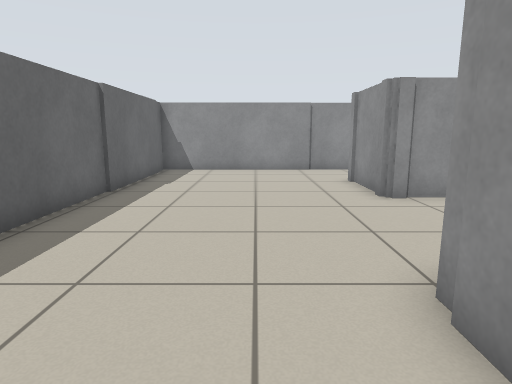
view 1 (above)

18 first-person views from a walk through a robot-simulator world made for Stage. The camera is 0.83 m above the floor, tilts 10° down and sees 75° across. The lines on the ground mark 1 m squares. The floor is counted in squares, 0.5 m on a side. Each view is taken from the middle of a square. On the plan, view 1 faces up. The plan holds only what a view shows up to about 16 squares ahead; the rest is blank. The robots in the file are not drawn.

view 2
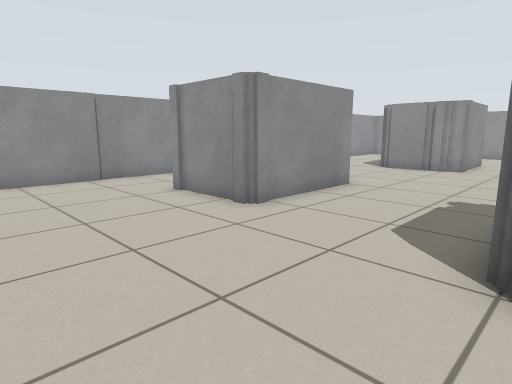

view 3
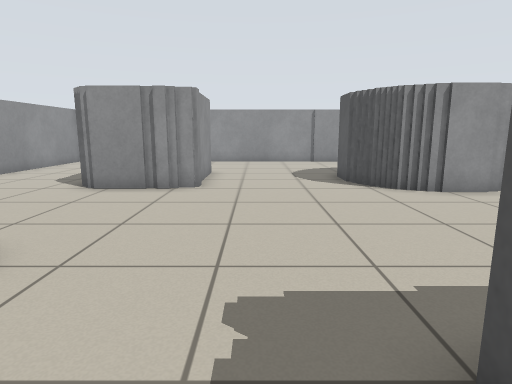

view 4
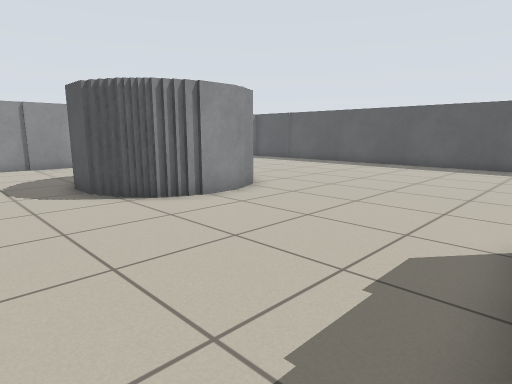

view 5
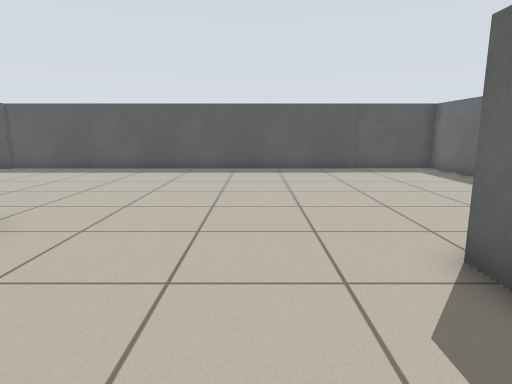

view 6
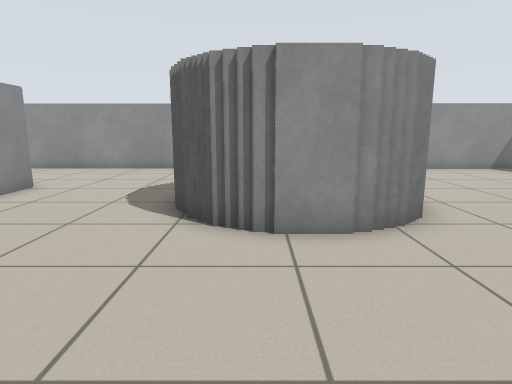

view 7
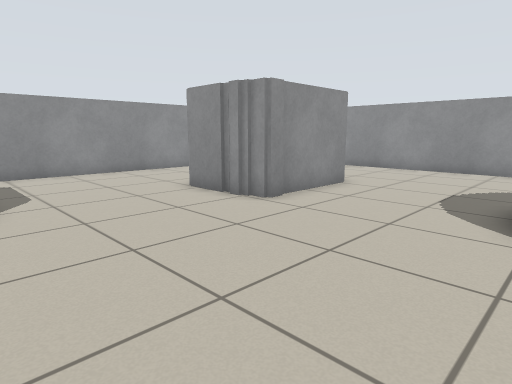

view 8
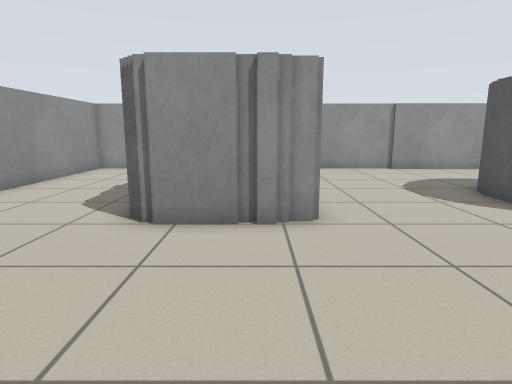

view 9
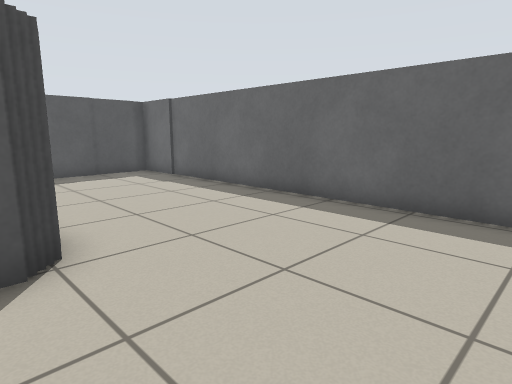

view 10
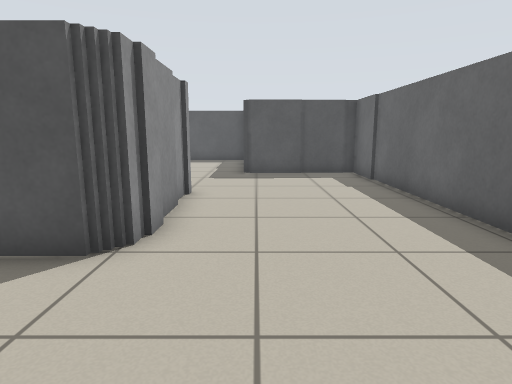

view 11
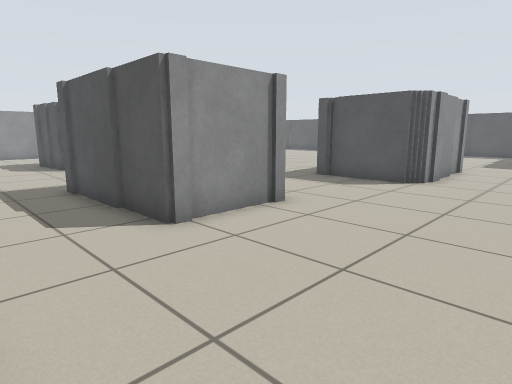

view 12
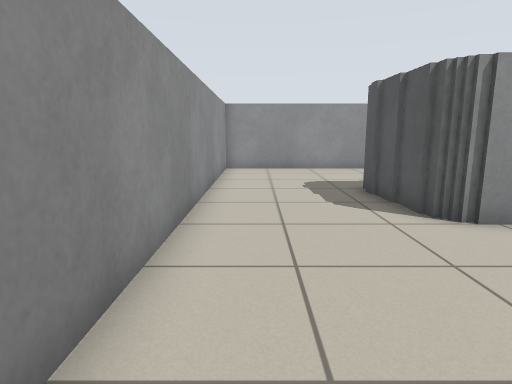

view 13
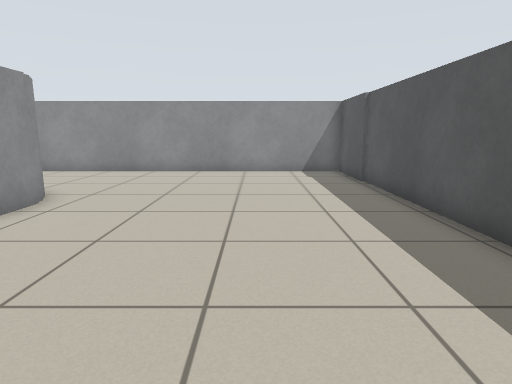

view 14
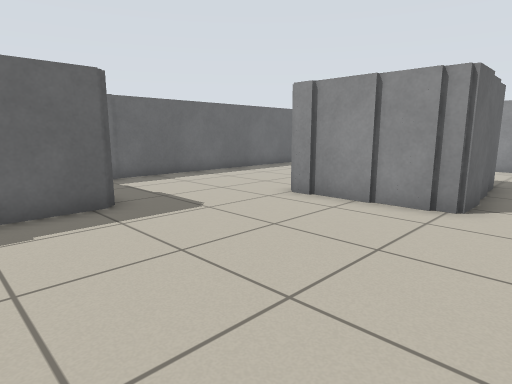

view 15
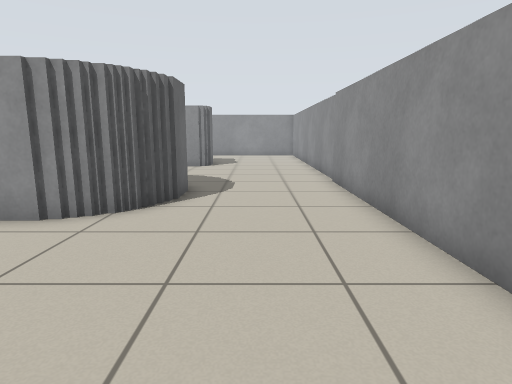

view 16
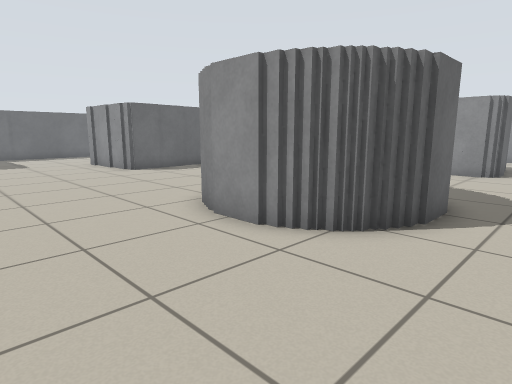

view 17
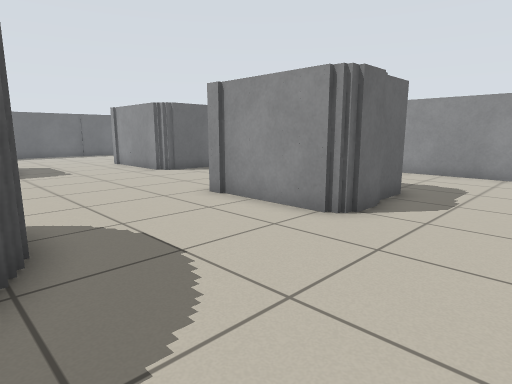

view 18
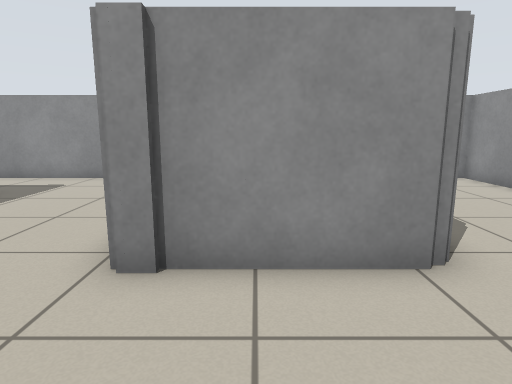

### Floor plan
Points are (right, up) in squares from view 1. A wall is a line through its corners. A room is listed if a view was taken in it or the views show most of it. See-through windows are left out.
Room 1 (views 1, 2, 3, 4, 5, 6, 7, 8, 9, 10, 11, 12, 13, 14, 15, 16, 17, 18)
walls: (6.3, 1.6) (6.3, 0.8); (6.3, 0.4) (6.3, -1.4) (2.6, -1.4); (13.6, 0) (13.6, 0.6); (6, 3.1) (6, 2.2); (14, 0.5) (14, 1.1); (14.4, 1.5) (15.2, 1.5); (15.1, 1.9) (17.2, 1.9); (13.4, -2) (13.4, 0.1); (13.6, -2.5) (13.6, -2); (14, -3) (14, -2.5); (14, 7.2) (14, 10.2); (8.1, 8.6) (3.4, 8.6) (3.4, 11.9) (8, 11.9); (15.1, -3.4) (14.4, -3.4); (2.8, -1.6) (2, -1.6); (2.1, 3.7) (6, 3.7); (1.7, 1.9) (1.7, 3.2); (1.7, 0.2) (1.7, 1.6); (2, -1.1) (2, -0.1); (8.6, 10.8) (8.6, 8.8) (8, 8.8); (1.7, -1.5) (1.7, -1); (17.2, -3.8) (15.5, -3.8); (19, -0.2) (19, -2); (18.6, -1.9) (18.6, -2.5); (18.4, -2.4) (18.4, -3.2) (17.8, -3.2); (17.9, -3.4) (17.1, -3.4); (14.4, 10.6) (17, 10.6); (18.4, 7.5) (18.4, 6.9) (14.2, 6.9) (14.2, 7.4); (7.9, 12.2) (8.5, 12.2); (18.6, 8.4) (18.6, 7.4); (16.9, 10.9) (17.5, 10.9); (18.4, 10.4) (18.4, 8.5); (0.5, -9.6) (0.5, -12.8) (23.7, -12.8) (23.7, 15.4) (-4.3, 15.4) (-4.3, -6.2); (-3.8, -5.9) (0.5, -5.9) (0.5, -8.1)

Where each view was taken, in squares from view 1:
view 1: 0 up, 0 right, facing up
view 2: 3 up, 2 left, facing up-right
view 3: 5 up, 4 right, facing right
view 4: 5 up, 6 right, facing down-right
view 5: 3 up, 9 right, facing down
view 6: 0 up, 8 right, facing right
view 7: 1 up, 8 right, facing up-right
view 8: 8 up, 8 right, facing right
view 9: 8 up, 3 right, facing down-left
view 10: 8 up, 0 right, facing down
view 11: 15 up, 2 left, facing down-right
view 12: 14 up, 8 right, facing right
view 13: 9 down, 9 right, facing right
view 14: 9 down, 8 right, facing up-left
view 15: 10 down, 21 right, facing up
view 16: 8 down, 21 right, facing up-left
view 17: 1 up, 22 right, facing up-left
view 18: 3 up, 16 right, facing up
